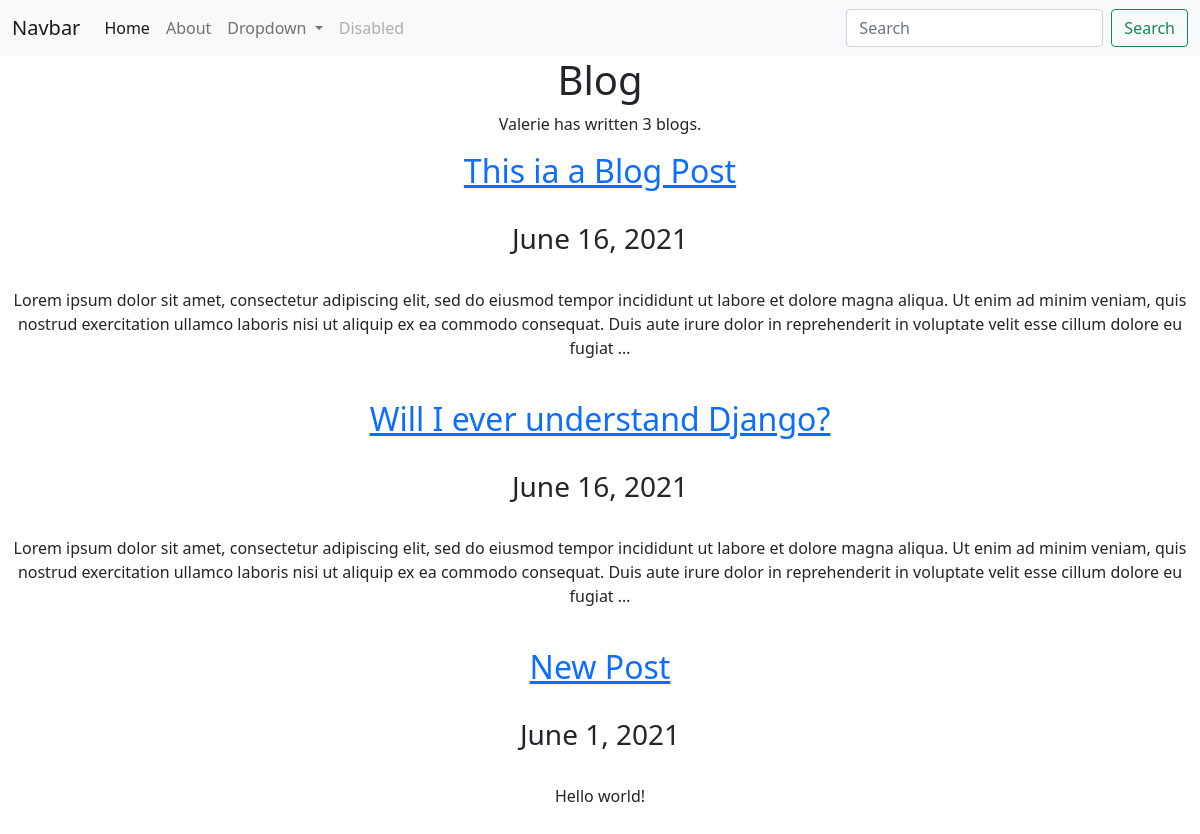
Screenshot of /blog/ with the database file from the repository.
### blog/models.py (models this page shows, shortened)
class Blogs(models.Model):
    title = models.CharField(max_length=100)
    post = models.TextField()
    created_date = models.DateField()
    url=models.URLField(blank=True)

### blog/views.py (the view)
# urls.py: path('', views.all_blogs, name="blogs"),
def all_blogs(request):
    blog = Blogs.objects.order_by('-created_date')[:5]
    return render(request, 'blog/all_blogs.html', {'blog':blog})

### blog/templates/blog/all_blogs.html (shortened to what this page needs)
<!DOCTYPE html>
{% extends 'personal_portfolio/base.html' %}
{% load static %}
{% block content %}
<head>
  </head>
  <body>
    <div class="text-center">
      <h1 >Blog</h1>
    <p>Valerie has written {{ blog.count }} blog{{ blog.count|pluralize }}.</p>
      <div>
        {% for blog in blog %}
      <a href="{% url 'blog:detail' blog.id %}"><h2> {{ blog.title }}</h2></a>
      <br>
      <h3>{{ blog.created_date }}</h3>
      <br>
      <p>{{ blog.post|striptags|truncatewords:50  }}</p>
      <br>
      {% endfor %}
      <br>
      </div>
      </div>
{% endblock %}

### rows the page displays
Blogs: title "This ia a Blog Post", created_date "June 16, 2021", post "Lorem ipsum dolor sit amet, consectetur adipiscing elit, sed do eiusmod tempor incididunt ut labore et dolore magna aliqua. Ut enim ad minim veniam, quis nostrud exercitation ullamco laboris nisi ut aliquip ex ea commodo consequat. Duis aute irure dolor in reprehenderit in voluptate velit esse cillum dolore eu fugiat …"
Blogs: title "Will I ever understand Django?", created_date "June 16, 2021", post "Lorem ipsum dolor sit amet, consectetur adipiscing elit, sed do eiusmod tempor incididunt ut labore et dolore magna aliqua. Ut enim ad minim veniam, quis nostrud exercitation ullamco laboris nisi ut aliquip ex ea commodo consequat. Duis aute irure dolor in reprehenderit in voluptate velit esse cillum dolore eu fugiat …"
Blogs: title "New Post", created_date "June 1, 2021", post "Hello world!"

### other values shown
{{ blog.count }} "3"
